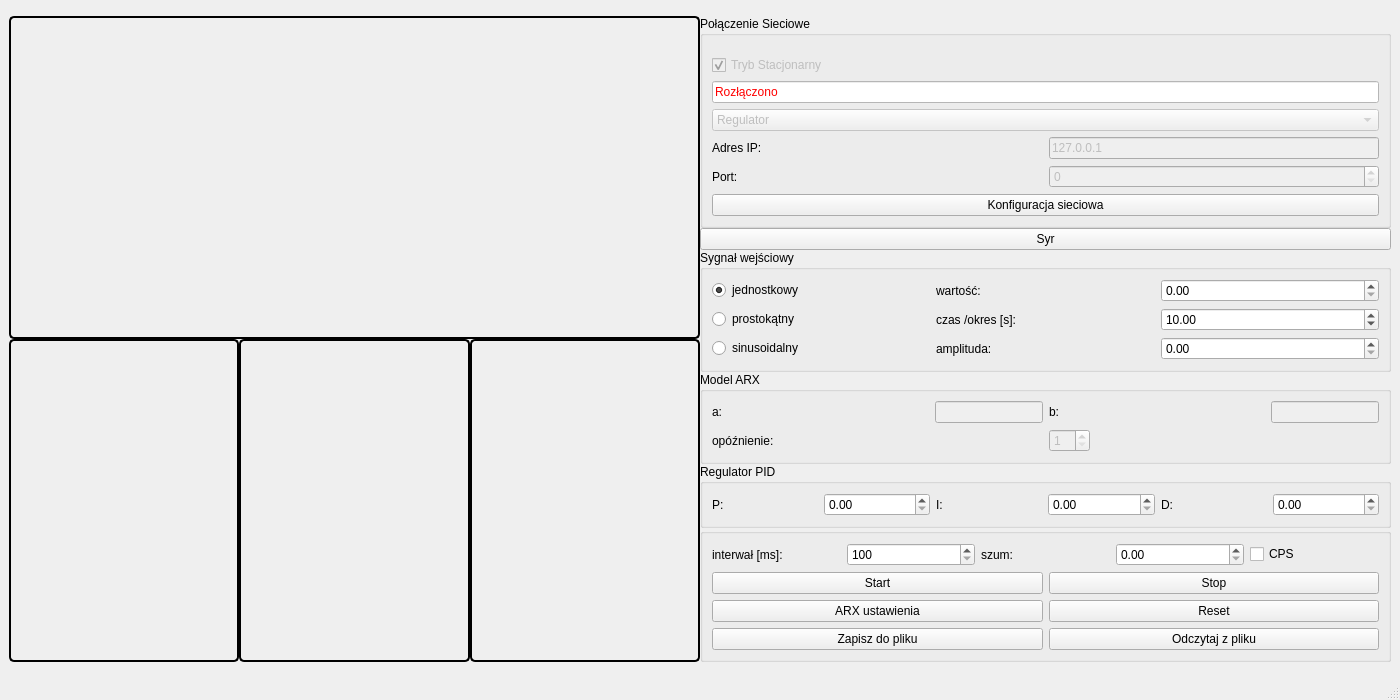
<?xml version="1.0" encoding="UTF-8"?>
<ui version="4.0">
 <class>MainWindow</class>
 <widget class="QMainWindow" name="MainWindow">
  <property name="enabled">
   <bool>true</bool>
  </property>
  <property name="sizePolicy">
   <sizepolicy hsizetype="Maximum" vsizetype="Maximum">
    <horstretch>0</horstretch>
    <verstretch>0</verstretch>
   </sizepolicy>
  </property>
  <property name="minimumSize">
   <size>
    <width>1400</width>
    <height>700</height>
   </size>
  </property>
  <property name="windowTitle">
   <string>MainWindow</string>
  </property>
  <widget class="QWidget" name="centralwidget">
   <property name="sizePolicy">
    <sizepolicy hsizetype="Maximum" vsizetype="Maximum">
     <horstretch>0</horstretch>
     <verstretch>0</verstretch>
    </sizepolicy>
   </property>
   <property name="minimumSize">
    <size>
     <width>0</width>
     <height>0</height>
    </size>
   </property>
   <property name="maximumSize">
    <size>
     <width>16777215</width>
     <height>16777205</height>
    </size>
   </property>
   <layout class="QGridLayout" name="gridLayout_6">
    <item row="0" column="0">
     <layout class="QHBoxLayout" name="horizontalLayout_3">
      <property name="spacing">
       <number>0</number>
      </property>
      <property name="sizeConstraint">
       <enum>QLayout::SizeConstraint::SetMaximumSize</enum>
      </property>
      <item>
       <layout class="QVBoxLayout" name="verticalLayout_3">
        <property name="spacing">
         <number>0</number>
        </property>
        <property name="rightMargin">
         <number>0</number>
        </property>
        <item>
         <widget class="QWidget" name="chartWidget" native="true">
          <property name="sizePolicy">
           <sizepolicy hsizetype="Preferred" vsizetype="Preferred">
            <horstretch>0</horstretch>
            <verstretch>0</verstretch>
           </sizepolicy>
          </property>
          <property name="autoFillBackground">
           <bool>false</bool>
          </property>
          <property name="styleSheet">
           <string notr="true">border: 2px solid black;
border-radius: 5px;
</string>
          </property>
         </widget>
        </item>
        <item>
         <layout class="QHBoxLayout" name="horizontalLayout_5">
          <property name="spacing">
           <number>0</number>
          </property>
          <property name="topMargin">
           <number>0</number>
          </property>
          <item>
           <widget class="QWidget" name="chartWidgetError" native="true">
            <property name="sizePolicy">
             <sizepolicy hsizetype="Preferred" vsizetype="Preferred">
              <horstretch>0</horstretch>
              <verstretch>0</verstretch>
             </sizepolicy>
            </property>
            <property name="autoFillBackground">
             <bool>false</bool>
            </property>
            <property name="styleSheet">
             <string notr="true">border: 2px solid black;
border-radius: 5px;
</string>
            </property>
           </widget>
          </item>
          <item>
           <widget class="QWidget" name="widgetWartoscSterowania" native="true">
            <property name="autoFillBackground">
             <bool>false</bool>
            </property>
            <property name="styleSheet">
             <string notr="true">border: 2px solid black;
border-radius: 5px;

</string>
            </property>
           </widget>
          </item>
          <item>
           <widget class="QWidget" name="widgetPID" native="true">
            <property name="autoFillBackground">
             <bool>false</bool>
            </property>
            <property name="styleSheet">
             <string notr="true">border: 2px solid black;
border-radius: 5px;
</string>
            </property>
           </widget>
          </item>
         </layout>
        </item>
       </layout>
      </item>
      <item>
       <layout class="QVBoxLayout" name="verticalLayout">
        <property name="spacing">
         <number>0</number>
        </property>
        <property name="sizeConstraint">
         <enum>QLayout::SizeConstraint::SetMinimumSize</enum>
        </property>
        <property name="rightMargin">
         <number>0</number>
        </property>
        <item>
         <widget class="QGroupBox" name="groupBox">
          <property name="sizePolicy">
           <sizepolicy hsizetype="Minimum" vsizetype="Maximum">
            <horstretch>0</horstretch>
            <verstretch>0</verstretch>
           </sizepolicy>
          </property>
          <property name="title">
           <string>Połączenie Sieciowe</string>
          </property>
          <layout class="QVBoxLayout" name="verticalLayout_2">
           <item>
            <layout class="QHBoxLayout" name="horizontalLayout_7">
             <property name="topMargin">
              <number>10</number>
             </property>
             <item>
              <widget class="QCheckBox" name="checkBoxTrybStacjonarny">
               <property name="enabled">
                <bool>false</bool>
               </property>
               <property name="text">
                <string>Tryb Stacjonarny</string>
               </property>
               <property name="checkable">
                <bool>true</bool>
               </property>
               <property name="checked">
                <bool>true</bool>
               </property>
              </widget>
             </item>
            </layout>
           </item>
           <item>
            <widget class="QLineEdit" name="lineEditStan">
             <property name="enabled">
              <bool>false</bool>
             </property>
             <property name="sizePolicy">
              <sizepolicy hsizetype="Ignored" vsizetype="Fixed">
               <horstretch>0</horstretch>
               <verstretch>0</verstretch>
              </sizepolicy>
             </property>
             <property name="styleSheet">
              <string notr="true">color: Red;
background: white;</string>
             </property>
             <property name="text">
              <string>Rozłączono</string>
             </property>
            </widget>
           </item>
           <item>
            <widget class="QComboBox" name="comboBoxRola">
             <property name="enabled">
              <bool>false</bool>
             </property>
             <item>
              <property name="text">
               <string>Regulator</string>
              </property>
             </item>
             <item>
              <property name="text">
               <string>ModelARX</string>
              </property>
             </item>
            </widget>
           </item>
           <item>
            <layout class="QHBoxLayout" name="horizontalLayout">
             <property name="topMargin">
              <number>0</number>
             </property>
             <item>
              <widget class="QLabel" name="label">
               <property name="text">
                <string>Adres IP:</string>
               </property>
              </widget>
             </item>
             <item>
              <widget class="QLineEdit" name="lineEditIP">
               <property name="enabled">
                <bool>false</bool>
               </property>
               <property name="sizePolicy">
                <sizepolicy hsizetype="Minimum" vsizetype="Fixed">
                 <horstretch>0</horstretch>
                 <verstretch>0</verstretch>
                </sizepolicy>
               </property>
               <property name="text">
                <string>127.0.0.1</string>
               </property>
              </widget>
             </item>
            </layout>
           </item>
           <item>
            <layout class="QHBoxLayout" name="horizontalLayout_2">
             <property name="topMargin">
              <number>0</number>
             </property>
             <item>
              <widget class="QLabel" name="label_2">
               <property name="text">
                <string>Port:</string>
               </property>
              </widget>
             </item>
             <item>
              <widget class="QSpinBox" name="spinBoxPort">
               <property name="enabled">
                <bool>false</bool>
               </property>
              </widget>
             </item>
            </layout>
           </item>
           <item>
            <widget class="QPushButton" name="buttonKonfSieciowa">
             <property name="text">
              <string>Konfiguracja sieciowa</string>
             </property>
            </widget>
           </item>
          </layout>
         </widget>
        </item>
        <item>
         <widget class="QPushButton" name="testD">
          <property name="text">
           <string>Syr</string>
          </property>
         </widget>
        </item>
        <item>
         <widget class="QGroupBox" name="groupBoxSignal">
          <property name="sizePolicy">
           <sizepolicy hsizetype="Minimum" vsizetype="Maximum">
            <horstretch>0</horstretch>
            <verstretch>0</verstretch>
           </sizepolicy>
          </property>
          <property name="title">
           <string>Sygnał wejściowy</string>
          </property>
          <layout class="QGridLayout" name="gridLayout">
           <item row="0" column="0">
            <widget class="QRadioButton" name="radioButtonUnit">
             <property name="text">
              <string>jednostkowy</string>
             </property>
             <property name="checked">
              <bool>true</bool>
             </property>
            </widget>
           </item>
           <item row="0" column="1">
            <widget class="QLabel" name="labelValue">
             <property name="text">
              <string>wartość:</string>
             </property>
            </widget>
           </item>
           <item row="0" column="2">
            <widget class="QDoubleSpinBox" name="doubleSpinBoxValue">
             <property name="singleStep">
              <double>0.100000000000000</double>
             </property>
            </widget>
           </item>
           <item row="1" column="0">
            <widget class="QRadioButton" name="radioButtonRect">
             <property name="text">
              <string>prostokątny</string>
             </property>
            </widget>
           </item>
           <item row="1" column="1">
            <widget class="QLabel" name="labelTime">
             <property name="text">
              <string>czas /okres [s]:</string>
             </property>
            </widget>
           </item>
           <item row="1" column="2">
            <widget class="QDoubleSpinBox" name="doubleSpinBoxTime">
             <property name="minimum">
              <double>0.250000000000000</double>
             </property>
             <property name="maximum">
              <double>99000.000000000000000</double>
             </property>
             <property name="singleStep">
              <double>0.100000000000000</double>
             </property>
             <property name="value">
              <double>10.000000000000000</double>
             </property>
            </widget>
           </item>
           <item row="2" column="0">
            <widget class="QRadioButton" name="radioButtonSinus">
             <property name="text">
              <string>sinusoidalny</string>
             </property>
            </widget>
           </item>
           <item row="2" column="1">
            <widget class="QLabel" name="labelAmplitude">
             <property name="text">
              <string>amplituda:</string>
             </property>
            </widget>
           </item>
           <item row="2" column="2">
            <widget class="QDoubleSpinBox" name="doubleSpinBoxSinusAmp">
             <property name="singleStep">
              <double>0.100000000000000</double>
             </property>
            </widget>
           </item>
          </layout>
         </widget>
        </item>
        <item>
         <widget class="QGroupBox" name="groupBoxARX">
          <property name="sizePolicy">
           <sizepolicy hsizetype="Minimum" vsizetype="Maximum">
            <horstretch>0</horstretch>
            <verstretch>0</verstretch>
           </sizepolicy>
          </property>
          <property name="title">
           <string>Model ARX</string>
          </property>
          <layout class="QGridLayout" name="gridLayout_2">
           <item row="0" column="0">
            <widget class="QLabel" name="labelA">
             <property name="text">
              <string>a:</string>
             </property>
            </widget>
           </item>
           <item row="0" column="1">
            <widget class="QLineEdit" name="lineEditA">
             <property name="enabled">
              <bool>false</bool>
             </property>
             <property name="sizePolicy">
              <sizepolicy hsizetype="Maximum" vsizetype="Fixed">
               <horstretch>0</horstretch>
               <verstretch>0</verstretch>
              </sizepolicy>
             </property>
             <property name="text">
              <string/>
             </property>
            </widget>
           </item>
           <item row="0" column="2">
            <widget class="QLabel" name="labelB">
             <property name="text">
              <string>b:</string>
             </property>
            </widget>
           </item>
           <item row="0" column="3">
            <widget class="QLineEdit" name="lineEditB">
             <property name="enabled">
              <bool>false</bool>
             </property>
             <property name="sizePolicy">
              <sizepolicy hsizetype="Maximum" vsizetype="Fixed">
               <horstretch>0</horstretch>
               <verstretch>0</verstretch>
              </sizepolicy>
             </property>
             <property name="text">
              <string/>
             </property>
            </widget>
           </item>
           <item row="1" column="0" colspan="2">
            <widget class="QLabel" name="labelK">
             <property name="text">
              <string>opóźnienie:</string>
             </property>
            </widget>
           </item>
           <item row="1" column="2" colspan="2">
            <widget class="QSpinBox" name="spinBoxK">
             <property name="enabled">
              <bool>false</bool>
             </property>
             <property name="sizePolicy">
              <sizepolicy hsizetype="Maximum" vsizetype="Fixed">
               <horstretch>0</horstretch>
               <verstretch>0</verstretch>
              </sizepolicy>
             </property>
             <property name="minimum">
              <number>1</number>
             </property>
            </widget>
           </item>
          </layout>
         </widget>
        </item>
        <item>
         <widget class="QGroupBox" name="groupBoxPID">
          <property name="sizePolicy">
           <sizepolicy hsizetype="Minimum" vsizetype="Maximum">
            <horstretch>0</horstretch>
            <verstretch>0</verstretch>
           </sizepolicy>
          </property>
          <property name="title">
           <string>Regulator PID</string>
          </property>
          <layout class="QGridLayout" name="gridLayout_3">
           <item row="0" column="2">
            <widget class="QLabel" name="labelI">
             <property name="text">
              <string>I:</string>
             </property>
            </widget>
           </item>
           <item row="0" column="1">
            <widget class="QDoubleSpinBox" name="doubleSpinBoxP">
             <property name="singleStep">
              <double>0.100000000000000</double>
             </property>
            </widget>
           </item>
           <item row="0" column="4">
            <widget class="QLabel" name="labelD">
             <property name="text">
              <string>D:</string>
             </property>
            </widget>
           </item>
           <item row="0" column="5">
            <widget class="QDoubleSpinBox" name="doubleSpinBoxD">
             <property name="singleStep">
              <double>0.100000000000000</double>
             </property>
            </widget>
           </item>
           <item row="0" column="0">
            <widget class="QLabel" name="labelP">
             <property name="text">
              <string>P:</string>
             </property>
            </widget>
           </item>
           <item row="0" column="3">
            <widget class="QDoubleSpinBox" name="doubleSpinBoxI">
             <property name="singleStep">
              <double>0.100000000000000</double>
             </property>
            </widget>
           </item>
          </layout>
         </widget>
        </item>
        <item>
         <widget class="QGroupBox" name="groupBox_2">
          <property name="sizePolicy">
           <sizepolicy hsizetype="Minimum" vsizetype="Maximum">
            <horstretch>0</horstretch>
            <verstretch>0</verstretch>
           </sizepolicy>
          </property>
          <property name="title">
           <string/>
          </property>
          <layout class="QGridLayout" name="gridLayout_7">
           <item row="0" column="0">
            <layout class="QGridLayout" name="gridLayout_4">
             <item row="0" column="1">
              <widget class="QSpinBox" name="spinBoxInterval">
               <property name="minimum">
                <number>100</number>
               </property>
               <property name="maximum">
                <number>2000</number>
               </property>
              </widget>
             </item>
             <item row="0" column="0">
              <widget class="QLabel" name="labelInterval">
               <property name="text">
                <string>interwał [ms]:</string>
               </property>
              </widget>
             </item>
             <item row="0" column="2">
              <widget class="QLabel" name="labelNoise">
               <property name="text">
                <string>szum:</string>
               </property>
              </widget>
             </item>
             <item row="0" column="4">
              <widget class="QCheckBox" name="checkBoxCalkaPodSuma">
               <property name="text">
                <string>CPS</string>
               </property>
              </widget>
             </item>
             <item row="0" column="3">
              <widget class="QDoubleSpinBox" name="doubleSpinBoxNoise">
               <property name="singleStep">
                <double>0.010000000000000</double>
               </property>
              </widget>
             </item>
            </layout>
           </item>
           <item row="1" column="0">
            <layout class="QGridLayout" name="gridLayout_5">
             <item row="2" column="1">
              <widget class="QPushButton" name="pushButtonLoad">
               <property name="text">
                <string>Odczytaj z pliku</string>
               </property>
              </widget>
             </item>
             <item row="2" column="0">
              <widget class="QPushButton" name="pushButtonSave">
               <property name="text">
                <string>Zapisz do pliku</string>
               </property>
              </widget>
             </item>
             <item row="1" column="0">
              <widget class="QPushButton" name="pushButtonARX">
               <property name="text">
                <string>ARX ustawienia</string>
               </property>
              </widget>
             </item>
             <item row="1" column="1">
              <widget class="QPushButton" name="pushButtonReset">
               <property name="text">
                <string>Reset</string>
               </property>
              </widget>
             </item>
             <item row="0" column="1">
              <widget class="QPushButton" name="pushButtonStop">
               <property name="text">
                <string>Stop</string>
               </property>
              </widget>
             </item>
             <item row="0" column="0">
              <widget class="QPushButton" name="pushButtonStart">
               <property name="text">
                <string>Start</string>
               </property>
              </widget>
             </item>
            </layout>
           </item>
          </layout>
         </widget>
        </item>
       </layout>
      </item>
     </layout>
    </item>
   </layout>
  </widget>
  <widget class="QMenuBar" name="menubar">
   <property name="geometry">
    <rect>
     <x>0</x>
     <y>0</y>
     <width>1431</width>
     <height>21</height>
    </rect>
   </property>
  </widget>
  <widget class="QStatusBar" name="statusbar"/>
 </widget>
 <resources/>
 <connections/>
</ui>
